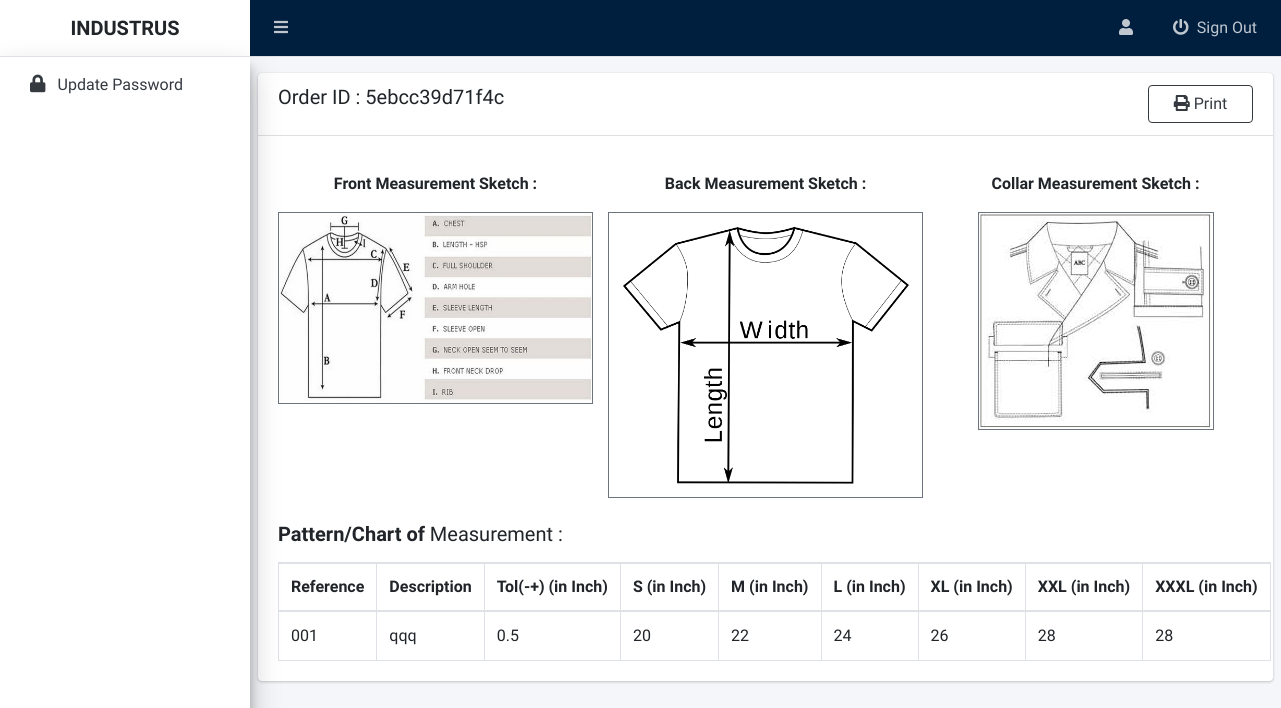
The page /admin/cutting-finished-order-details?order-id=5ebcc39d71f4c on the database its author committed.
### tables this page shows
CREATE TABLE `order_details` (
  `orderId` varchar(50) NOT NULL,
  `user_id` int(11) NOT NULL,
  `buyerName` varchar(200) NOT NULL,
  `companyName` varchar(200) NOT NULL,
  `productName` varchar(100) NOT NULL,
  `productPrice` varchar(100) NOT NULL,
  `composition` varchar(100) NOT NULL,
  `fabricsWeight` varchar(100) NOT NULL,
  `samplePcs` varchar(10) NOT NULL,
  `fabricConstruction` varchar(100) NOT NULL,
  `febricDescription` varchar(100) NOT NULL,
  `productSketch` varchar(200) NOT NULL,
  `yarnDescription` varchar(150) NOT NULL,
  `frontMeasurementSketch` varchar(200) NOT NULL,
  `backMeasurementSketch` varchar(200) NOT NULL,
  `collarMeasurementSketch` varchar(200) NOT NULL,
  `frontSewingSkecth` varchar(200) NOT NULL,
  `frontPlacketSkecth` varchar(200) NOT NULL,
  `slideSlitSkecth` varchar(200) NOT NULL,
  `pcs_per_box` varchar(15) NOT NULL,
  `shipmentDate` varchar(100) NOT NULL,
  `detailOrderDate` varchar(100) NOT NULL,
  `sampleOrderDate` varchar(100) NOT NULL,
  `finishedDate` varchar(50) NOT NULL,
  `status` int(11) NOT NULL DEFAULT 0 COMMENT '0=sampledefault,1=sample_accepted,2=sample_rejected,3=pendingDetails,4 = userImputted,5=task-allocated,6=Order-in-production, 7 =order_finished'
);

CREATE TABLE `measurement_pattern` (
  `id` int(11) NOT NULL,
  `order_id` varchar(20) NOT NULL,
  `reference` varchar(20) NOT NULL,
  `description` varchar(200) NOT NULL,
  `tolerance` varchar(20) NOT NULL,
  `s_size` varchar(20) NOT NULL,
  `m_size` varchar(20) NOT NULL,
  `l_size` varchar(20) NOT NULL,
  `xl_size` varchar(20) NOT NULL,
  `xxl_size` varchar(20) NOT NULL,
  `xxxl_size` varchar(20) NOT NULL
);

### admin/cutting-finished-order-details.php (the view, shortened to what this page needs)
<?php
include 'includes/admin-header.php';
include 'includes/admin-navbar.php';
include 'includes/admin-sidebar.php';
$conn = connect();
if (isset($_GET['order-id'])) {
    $sql = "SELECT * FROM order_details WHERE orderId = ?";
    $stmt = $conn->prepare($sql);
    $stmt->bind_param("s", $id);
    $id = $_GET['order-id'];
    $stmt->execute();
    $result = $stmt->get_result();
    $row = $result->fetch_assoc();
    $query = "SELECT * FROM measurement_pattern WHERE order_id = ?";
    $stmt = $conn->prepare($query);
    $stmt->bind_param("s", $id);
    $stmt->execute();
    $result2 = $stmt->get_result();
    while ($data = $result2->fetch_assoc()) {
        $measurements[] = $data;
    }
} else {
    return;
}
?>
<section class="content py-3" id="printableArea">
    <div class="card">
        <div class="card-header">
            <div class="row">
                <div class="col-sm-4">
                    <h5> Order ID :&nbsp;<?= $row['orderId'] ?></h5>
                </div>
                <div class="col-sm-4">
                </div>
                <div class="col-sm-4">
                    <button class=" btn btn-outline-dark col-sm-4  float-right print" onclick="printDiv('printableArea')"><i class="fas fa-print"></i> Print</button>
                </div>
            </div>
        </div>
        <div class="card-body">
            <div class="card-text mt-3 mb-3">
                <div class="row text-center">
                    <div class="col-sm-4 ">
                        <label for="examples" class="mb-3"><b>Front Measurement Sketch :</b></label>
                        <a href="../img/samples/<?= $row['frontMeasurementSketch'] ?>" data-toggle="lightbox" data-title="Front Measurement Sketch" data-gallery="gallery">
                            <img src="../img/samples/<?= $row['frontMeasurementSketch'] ?>" class="img-fluid mb-2 border border-secondary" alt="Front Measurement Sketch" />
                        </a>
                    </div>
                    <div class="col-sm-4">
                        <label for="examples" class="mb-3"><b>Back Measurement Sketch :</b></label>
                        <a href="../img/samples/<?= $row['backMeasurementSketch'] ?>" data-toggle="lightbox" data-title="Back Measurement Sketch" data-gallery="gallery">
                            <img src="../img/samples/<?= $row['backMeasurementSketch'] ?>" class="img-fluid mb-2 border border-secondary" alt="Back Measurement Sketch" />
                        </a>
                    </div>
                    <div class="col-sm-4">
                        <label for="examples" class="mb-3"><b>Collar Measurement Sketch :</b></label>
                        <a href="../img/samples/<?= $row['collarMeasurementSketch'] ?>" data-toggle="lightbox" data-title="Collar Measurement Sketch " data-gallery="gallery">
                            <img src="../img/samples/<?= $row['collarMeasurementSketch'] ?>" class="img-fluid mb-2 border border-secondary" alt="Collar Measurement Sketch" />
                        </a>
                    </div>
                </div>
            </div>
            <h5 class="mb-3"><strong>Pattern/Chart of</strong> Measurement : </h5>
            <table class="table table-head-fixed text-nowrap table-bordered ">
                <thead>
                    <tr>
                        <th scope="col">Reference </th>
                        <th width="25%" scope="col">Description</th>
                        <th scope="col">Tol(-+) (in Inch)</th>
                        <th scope="col" class="s">S (in Inch)</th>
                        <th scope="col" class="m">M (in Inch)</th>
                        <th scope="col" class="l">L (in Inch)</th>
                        <th scope="col" class="xl">XL (in Inch)</th>
                        <th scope="col" class="xxl">XXL (in Inch)</th>
                        <th scope="col" class="xxxl">XXXL (in Inch)</th>
                    </tr>
                </thead>
                <tbody>
                    <?php foreach ($measurements as $measurement) { ?>
                        <tr>
                            <td><?= $measurement['reference'] ?></td>
                            <td><?= $measurement['description'] ?></td>
                            <td><?= $measurement['tolerance'] ?></td>
                            <td><?= $measurement['s_size'] ?></td>
                            <td><?= $measurement['m_size'] ?></td>
                            <td><?= $measurement['l_size'] ?></td>
                            <td><?= $measurement['xl_size'] ?></td>
                            <td><?= $measurement['xxl_size'] ?></td>
                            <td><?= $measurement['xxl_size'] ?></td>
                        </tr>
                    <?php } ?>
                </tbody>
            </table>
        </div>
    </div>
</section>
<?php include 'includes/admin-footer.php'; ?>
</body>
</html>

### rows shown on the page
order_details: orderId "5ebcc39d71f4c", frontMeasurementSketch (picture), backMeasurementSketch (picture), collarMeasurementSketch (picture)
measurement_pattern: reference "001", description "qqq", tolerance "0.5", s_size "20", m_size "22", l_size "24", xl_size "26", xxl_size "28"
